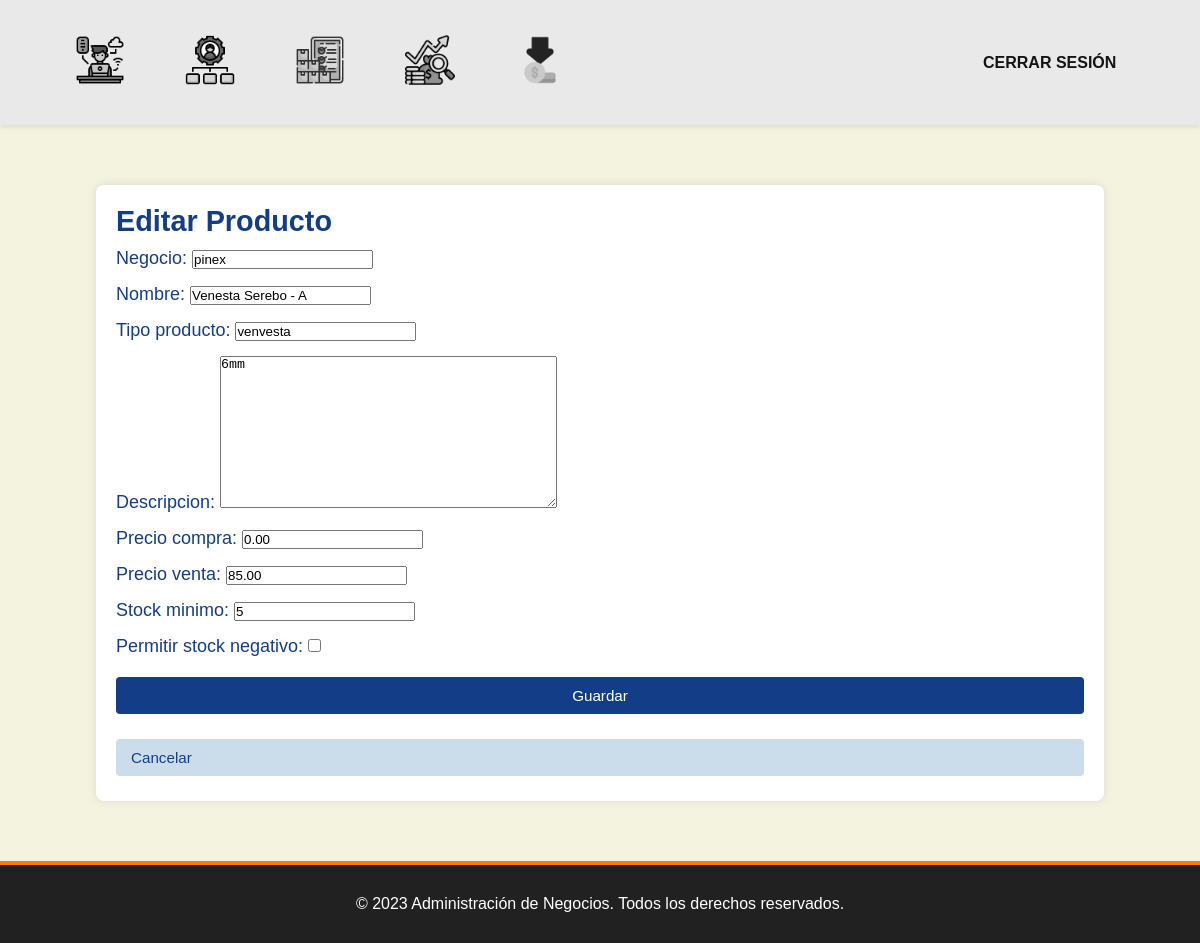
The page /inventario/productos/editar/1/ (signed in) on the database its author committed.
### inventario/models.py (models this page shows, shortened)
class Producto(models.Model):
    negocio = models.CharField(max_length=150, null=False, blank=False)
    nombre = models.CharField(max_length=150)
    tipo_producto = models.CharField(max_length=100, blank=True)
    descripcion = models.TextField(blank=True)
    precio_compra = models.DecimalField(max_digits=10, decimal_places=2, default=0)
    precio_venta = models.DecimalField(max_digits=10, decimal_places=2, default=0)
    stock_minimo = models.PositiveIntegerField(default=0)  # Para alertas
    permitir_stock_negativo = models.BooleanField(default=False)  # Admin decide
    fecha_creacion = models.DateTimeField(auto_now_add=True)
    fecha_actualizacion = models.DateTimeField(auto_now=True)

### inventario/views.py (the view)
# urls.py: path('productos/editar/<int:producto_id>/', editar_producto, name='editar_producto'),
@login_required
def editar_producto(request, producto_id):
    if request.user.rol != 'admin':
        return redirect('lista_productos')
    producto = get_object_or_404(
        Producto, id=producto_id, negocio=request.user.negocio
    )
    if request.method == 'POST':
        form = ProductoForm(request.POST, instance=producto)
        if form.is_valid():
            form.save()
            messages.success(request, "Producto actualizado correctamente.")
            return redirect('lista_productos')
    else:
        form = ProductoForm(instance=producto)
    return render(request, 'inventario/form_producto.html', {'form': form})

### inventario/forms.py
class ProductoForm(forms.ModelForm):
    class Meta:
        model = Producto
        fields = [
            'negocio',
            'nombre',
            'tipo_producto',
            'descripcion',
            'precio_compra',
            'precio_venta',
            'stock_minimo',
            'permitir_stock_negativo',
        ]

### inventario/templates/inventario/form_producto.html (shortened to what this page needs)
{% extends 'base.html' %}
{% load static %}
{% block content %}
<div class="admin-dashboard">
  <h1 class="admin-title">{% if form.instance.id %}Editar{% else %}Crear{% endif %} Producto</h1>
  <form method="post" class="admin-form">
    {{ form.as_p }}
    <button type="submit" class="admin-button">
      Guardar
    </button>
    <a href="{% url 'lista_productos' %}" class="admin-button admin-button-cancel">
      Cancelar
    </a>
  </form>
</div>
{% endblock %}

### static/css/header.css (style rules this page uses)
html, body { margin: 0; padding: 0; font-family: 'Century Gothic', sans-serif; background-color: #ffffff; }
h1, h2, h3 { font-family: 'Century Gothic', sans-serif; font-weight: bold; }
@media (min-width: 1024px) and (max-width: 1439px) { body { font-size: 18px; } }

### static/css/contenido.css (style rules this page uses)
* { margin: 0; padding: 0; box-sizing: border-box; }
html, body { font-family: "Century Gothic", sans-serif; background-color: #F3F3E0; color: #133E87; width: 100%; height: 100%; }
.admin-dashboard { width: 90%; max-width: 1200px; margin: 20px auto; padding: 20px; background-color: #FFFFFF; border-radius: 8px; box-shadow: 0 0 10px rgba(0,0,0,0.1); animation: fadeInUp 0.8s ease-in-out; }
.admin-title { font-size: 1.8rem; margin-bottom: 10px; }
.admin-form { display: flex; flex-direction: column; gap: 15px; }
.admin-button { display: inline-block; padding: 10px 15px; margin: 5px 0; background-color: #133E87; color: #FFFFFF; text-decoration: none; border: none; border-radius: 4px; cursor: pointer; font-size: 0.95rem; transition: background-color 0.3s ease; }
.admin-button-cancel { background-color: #CBDCEB; color: #133E87; }

### rows shown on the page
Producto: negocio "pinex", nombre "Venesta Serebo - A", tipo_producto "venvesta", descripcion "6mm", precio_compra "0.00", precio_venta "85.00", stock_minimo "5"
